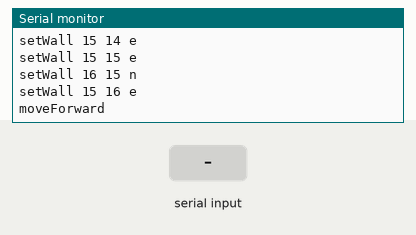
A sketch run on a simulated Arduino Uno, built with avr-gcc and run on an emulated ATmega328P. Parts: the last lines printed to the serial monitor. Inputs (shaded band) come from the test bench.

Above: at 1.4 s.
1.5 s: "ack\n" received over Serial
At 2.7 s:
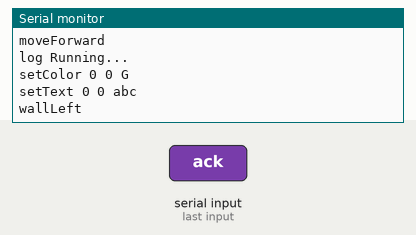
3.0 s: "true\n" received over Serial
At 4.2 s:
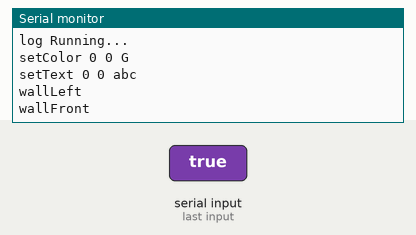
4.5 s: "true\n" received over Serial
At 5.4 s:
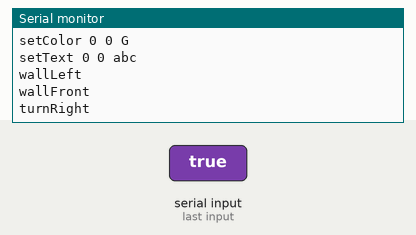
Timing chart, 0 to 7.5 s (numbered marks = the images above; inputs shaded):
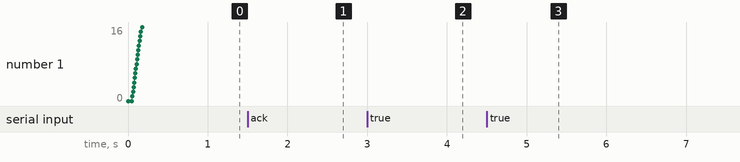

The sketch:

mms-arduino.ino
```cpp
#include "maze.h"

void setup()
{
  Serial.begin(19200);
}

void loop()
{
  Maze maze;
  maze.intialize();
  moveForward();
  // maze.update();
  // maze.floodFill();
  log("Running...");
  setColor(0, 0, 'G');
  setText(0, 0, "abc");
  while (true)
  {
    if (!wallLeft())
    {
      turnLeft();
    }
    while (wallFront())
    {
      turnRight();
    }
    moveForward();
    delay(100);
  }
}
```

api.cpp
```cpp
#include "api.h"

void log(String message)
{
  Serial.print("log " + message + "\n");
}

int mazeWidth()
{
  return getInteger("mazeWidth");
}

int mazeHeight()
{
  return getInteger("mazeHeight");
}

bool wallFront()
{
  return getBoolean("wallFront");
}

bool wallRight()
{
  return getBoolean("wallRight");
}

bool wallLeft()
{
  return getBoolean("wallLeft");
}

bool moveForward()
{
  return getAck("moveForward");
}

void turnRight()
{
  getAck("turnRight");
}

void turnLeft()
{
  getAck("turnLeft");
}

void setWall(int x, int y, char direction)
{
  Serial.print("setWall " + String(x) + " " + String(y) + " " + String(direction) + "\n");
}

void clearWall(int x, int y, char direction)
{
  Serial.print("clearWall " + String(x) + " " + String(y) + " " + String(direction) + "\n");
}

void setColor(int x, int y, char color)
{
  Serial.print("setColor " + String(x) + " " + String(y) + " " + String(color) + "\n");
}

void clearColor(int x, int y)
{
  Serial.print("clearColor " + String(x) + " " + String(y) + "\n");
}

void clearAllColor()
{
  Serial.print("clearAllColor\n");
}

void setText(int x, int y, String text)
{
  Serial.print("setText " + String(x) + " " + String(y) + " " + text + "\n");
}

void clearText(int x, int y)
{
  Serial.print("clearText " + String(x) + " " + String(y) + "\n");
}

void clearAllText()
{
  Serial.print("clearAllText\n");
}

bool wasReset()
{
  return getBoolean("wasReset");
}

void ackReset()
{
  getAck("ackReset");
}

// ----- Helpers -----

String readline()
{
  String response = "";
  while (response == "")
  {
    response = Serial.readStringUntil('\n');
  }
  return response;
}

String communicate(String command)
{
  Serial.print(command + "\n");
  return readline();
}

bool getAck(String command)
{
  String response = communicate(command);
  return response == "ack";
}

bool getBoolean(String command)
{
  String response = communicate(command);
  return response == "true";
}

int getInteger(String command)
{
  String response = communicate(command);
  return response.toInt();
}
```

api.h
```cpp
#pragma once
#include <Arduino.h>

void log(String message);

int mazeWidth();

int mazeHeight();

bool wallFront();

bool wallRight();

bool wallLeft();

bool moveForward();

void turnRight();

void turnLeft();

void setWall(int x, int y, char direction);

void clearWall(int x, int y, char direction);

void setColor(int x, int y, char color);

void clearColor(int x, int y);

void clearAllColor();

void setText(int x, int y, String text);

void clearText(int x, int y);

void clearAllText();

bool wasReset();

void ackReset();

// ----- Helpers -----

String readline();

String communicate(String command);

bool getAck(String command);

bool getBoolean(String command);

int getInteger(String command);
```

maze.cpp
```cpp
#include "maze.h"

void Maze::intialize()
{
  setWall(1, 0, 'w');
  setColor(0, 0, 'G');
  setText(0, 0, "Start");
  setText(targetx, targety, "Goal");
  setColor(targetx, targety, 'B');
  for (int x = 0; x < cols; x++)
  {
    for (int y = 0; y < rows; y++)
    {
      if (y == 0)
      {
        H[x][y] = 1;
        setWall(x, y, 's');
      }
      else if (y == 16)
      {
        H[x][y] = 1;
        setWall(x, y - 1, 'n');
      }
      else
      {
        H[x][y] = 0;
      }

      if (x == 0)
      {
        V[x][y] = 1;
        setWall(x, y, 'w');
      }
      else if (x == 16)
      {
        V[x][y] = 1;
        setWall(x - 1, y, 'e');
      }
      else
      {
        V[x][y] = 0;
      }
    }
  }
  path = new short int *[32];
  for (int i = 0; i < 32; i++)
  {
    path[i] = new short int[2];
    path[i][0] = -1;
    path[i][1] = -1;
  }
}

bool Maze::isFinished()
{
  return X == targetx && Y == targety;
}

void Maze::update()
{
  for (int x = 0; x < cols; x++)
  {
    for (int y = 0; y < rows; y++)
    {
      if (H[x][y] == 1)
      {
        setWall(x, y, 's');
      }
      if (V[x][y] == 1)
      {
        setWall(8, 8, 'w');
      }
      setText(x, y, String(D[x][y]));
      setColor(x, y, 'k');
    }
  }
  setText(0, 0, "Start");
  setText(7, 7, "End");
}

bool Maze::isValidIndex(int x, int y)
{
  if (x < 0 || x >= cols || y < 0 || y >= rows)
  {
    return false;
  }
  return true;
}

void Maze::floodFill()
{
  Circular_Queue Q;
  for (int x = 0; x < cols; x++)
  {
    for (int y = 0; y < rows; y++)
    {
      D[x][y] = -1;
    }
  }

  Q.insert(7, 7);
  D[7][7] = 0;
  while (!Q.isEmpty())
  {
    short int *r = Q.del();
    int x = r[0];
    int y = r[1];

    if (isValidIndex(x, y + 1) && !H[x][y + 1] && D[x][y + 1] == -1)
    {
      Q.insert(x, y + 1);
      D[x][y + 1] = D[x][y] + 1;
    }
    if (isValidIndex(x - 1, y) && !V[x][y] && D[x - 1][y] == -1)
    {
      Q.insert(x - 1, y);
      D[x - 1][y] = D[x][y] + 1;
    }
    if (isValidIndex(x, y - 1) && !H[x][y] && D[x][y - 1] == -1)
    {
      Q.insert(x, y - 1);
      D[x][y - 1] = D[x][y] + 1;
    }
    if (isValidIndex(x + 1, y) && !V[x + 1][y] && D[x + 1][y] == -1)
    {
      Q.insert(x + 1, y);
      D[x + 1][y] = D[x][y] + 1;
    }
    delay(200);
  }
}

void Maze::turn(int dir)
{
  if (abs(dir - d) == 2)
  {
    turnLeft();
    turnLeft();
  }
  else if (dir - d == 1)
  {
    turnRight();
  }
  else if (dir - d == -1)
  {
    turnLeft();
  }
  else if (dir - d == 3)
  {
    turnLeft();
  }
  else if (dir - d == -3)
  {
    turnRight();
  }
  d = dir;
}

void Maze::findPath()
{
  int x = X;
  int y = Y;
  for (int i = 0; i < 32; i++)
  {
    path[i][0] = -1;
    path[i][1] = -1;
  }
  int k = 0;
  while (x != 7 || y != 7)
  {
    if (isValidIndex(x, y + 1) && D[x][y + 1] == D[x][y] - 1 && H[x][y + 1] == 0)
    {
      path[k][0] = x;
      path[k][1] = y + 1;
      k++;
      setColor(x, y + 1, 'Y');
      y++;
    }
    else if (isValidIndex(x + 1, y) && D[x + 1][y] == D[x][y] - 1 && V[x + 1][y] == 0)
    {
      path[k][0] = x + 1;
      path[k][1] = y;
      k++;
      setColor(x + 1, y, 'Y');
      x++;
    }
    else if (isValidIndex(x, y - 1) && D[x][y - 1] == D[x][y] - 1 && H[x][y] == 0)
    {
      path[k][0] = x;
      path[k][1] = y - 1;
      k++;
      setColor(x, y - 1, 'Y');
      y--;
    }
    else if (isValidIndex(x - 1, y) && D[x - 1][y] == D[x][y] - 1 && V[x][y] == 0)
    {
      path[k][0] = x - 1;
      path[k][1] = y;
      k++;
      setColor(x - 1, y, 'Y');
      x--;
    }
    else
    {
      log("Error: No path found");
      break;
    }
  }
}

void Maze::setWallDir(int dir)
{
  if (d == 0)
  {
    if (dir == 0)
    {
      H[X][Y + 1] = 1;
      setWall(X, Y, 'n');
    }
    else if (dir == 1)
    {
      V[X + 1][Y] = 1;
      setWall(X, Y, 'e');
    }
    else if (dir == 2)
    {
      H[X][Y] = 1;
      setWall(X, Y, 's');
    }
    else if (dir == 3)
    {
      V[X][Y] = 1;
      setWall(X, Y, 'w');
    }
  }
  else if (d == 1)
  {
    if (dir == 0)
    {
      V[X + 1][Y] = 1;
      setWall(X, Y, 'e');
    }
    else if (dir == 1)
    {
      H[X][Y] = 1;
      setWall(X, Y, 's');
    }
    else if (dir == 2)
    {
      V[X][Y] = 1;
      setWall(X, Y, 'w');
    }
    else if (dir == 3)
    {
      H[X][Y + 1] = 1;
      setWall(X, Y, 'n');
    }
  }
  else if (d == 2)
  {
    if (dir == 0)
    {
      H[X][Y] = 1;
      setWall(X, Y, 's');
    }
    else if (dir == 1)
    {
      V[X][Y] = 1;
      setWall(X, Y, 'w');
    }
    else if (dir == 2)
    {
      H[X][Y + 1] = 1;
      setWall(X, Y, 'n');
    }
    else if (dir == 3)
    {
      V[X + 1][Y] = 1;
      setWall(X, Y, 'e');
    }
  }
  else if (d == 3)
  {
    if (dir == 0)
    {
      V[X][Y] = 1;
      setWall(X, Y, 'w');
    }
    else if (dir == 1)
    {
      H[X][Y + 1] = 1;
      setWall(X, Y, 'n');
    }
    else if (dir == 2)
    {
      V[X + 1][Y] = 1;
      setWall(X, Y, 'e');
    }
    else if (dir == 3)
    {
      H[X][Y] = 1;
      setWall(X, Y, 's');
    }
  }
}

bool Maze::getWall(int dir)
{
  if (d == 0)
  {
    if (dir == 0)
    {
      return wallFront();
    }
    else if (dir == 1)
    {
      return wallRight();
    }
    else if (dir == 2)
    {
      return 0;
    }
    else if (dir == 3)
    {
      return wallLeft();
    }
  }
  else if (d == 1)
  {
    if (dir == 0)
    {
      return wallLeft();
    }
    else if (dir == 1)
    {
      return wallFront();
    }
    else if (dir == 2)
    {
      return wallRight();
    }
    else if (dir == 3)
    {
      return 0;
    }
  }
  else if (d == 2)
  {
    if (dir == 0)
    {
      return 0;
    }
    else if (dir == 1)
    {
      return wallLeft();
    }
    else if (dir == 2)
    {
      return wallFront();
    }
    else if (dir == 3)
    {
      return wallRight();
    }
  }
  else if (d == 3)
  {
    if (dir == 0)
    {
      return wallRight();
    }
    else if (dir == 1)
    {
      return 0;
    }
    else if (dir == 2)
    {
      return wallLeft();
    }
    else if (dir == 3)
    {
      return wallFront();
    }
  }
}

void Maze::moveForward()
{
  moveForward();
  if (wallLeft())
  {
    setColor(X, Y, 'G');
    setWallDir(3);
  }
  if (wallRight())
  {
    setColor(X, Y, 'G');
    setWallDir(1);
  }
  if (wallFront())
  {
    setColor(X, Y, 'G');
    setWallDir(0);
  }
}

void Maze::explore()
{
  findPath();
  int pathLength = sizeof(path) / sizeof(path[0]);
  for (int i = 0; i < pathLength; i++)
  {
    int x = path[i][0];
    int y = path[i][1];
    bool wallFound = false;
    // console.error(`Current - (${this.x}, ${this.y}), Target - (${x}, ${y})Direction - $ { this.d }`);
    if ((y - Y) == 1)
    {
      if (getWall(0))
      {
        H[X][Y + 1] = 1;
        wallFound = true;
      }
      else
      {
        turn(0);
        Y++;
        moveForward();
      }
    }
    else if (y - Y == -1)
    {
      if (getWall(2))
      {
        H[X][Y] = 1;
        wallFound = true;
      }
      else
      {
        turn(2);
        Y--;
        moveForward();
      }
    }
    else if (x - X == 1)
    {
      if (getWall(1))
      {
        V[X + 1][Y] = 1;
        wallFound = true;
      }
      else
      {
        turn(1);
        X++;
        moveForward();
      }
    }
    else if (x - X == -1)
    {
      if (getWall(3))
      {
        V[X][Y] = 1;
        wallFound = true;
      }
      else
      {
        turn(3);
        X--;
        moveForward();
      }
    }
    if (wallFound)
    {
      // console.error(`Wall found at(${x}, ${y})`);
      break;
    }
  }
}
```

maze.h
```cpp
#ifndef MAZE_H
#define MAZE_H
#include <Arduino.h>
#include "api.h"
#include "queue.h"

class Maze
{
  short int rows = 17;
  short int cols = 17;
  short int targetx = 7;
  short int targety = 7;
  short int X = 0;
  short int Y = 0;
  short int d = 0;
  short int H[17][17];
  short int V[17][17];
  short int D[17][17];
  short int **path;

public:
  bool isFinished();

  void intialize();

  void update();

  bool isValidIndex(int x, int y);

  void floodFill();

  void turn(int dir);

  void findPath();

  void setWallDir(int dir);

  bool getWall(int dir);

  void moveForward();

  void explore();
};
#endif
```

queue.cpp
```cpp
#include "queue.h"
#define MAX 255

Circular_Queue::Circular_Queue()
{
  rear = front = -1;
  cqueue_arr = new short int *[MAX];
  for (int i = 0; i < MAX; i++)
  {
    cqueue_arr[i] = new short int[2];
  }
}

void Circular_Queue::insert(int x, int y)
{
  if ((front == 0 && rear == MAX - 1) || (front == rear + 1))
  {
    return;
  }
  if (front == -1)
  {
    front = 0;
    rear = 0;
  }
  else
  {
    if (rear == MAX - 1)
      rear = 0;
    else
      rear = rear + 1;
  }
  cqueue_arr[rear][0] = x;
  cqueue_arr[rear][1] = y;
}

short int *Circular_Queue::del()
{
  if (front == -1)
  {
    Serial.println("Queue Underflow\n");
    return -1;
  }
  return cqueue_arr[front];
  if (front == rear)
  {
    front = -1;
    rear = -1;
  }
  else
  {
    if (front == MAX - 1)
      front = 0;
    else
      front = front + 1;
  }
};

bool Circular_Queue::isEmpty()
{
  return front == -1;
}
```

queue.h
```cpp
#ifndef QUEUE_H
#define QUEUE_H
#include <Arduino.h>

class Circular_Queue
{
private:
  int **cqueue_arr;
  int front, rear;

public:
  Circular_Queue();
  void insert(int x, int y);
  short int *del();
  bool isEmpty();
};
#endif
```

Measured:
- after the input at 1.5 s, the serial monitor: prints a new line at once (image 1)
- after the input at 3.0 s, the serial monitor: prints a new line at once (image 2)
- after the input at 4.5 s, the serial monitor: prints a new line at once (image 3)
